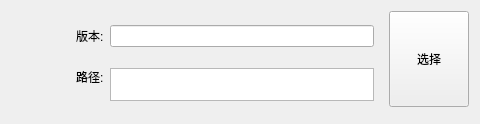
<?xml version="1.0" encoding="UTF-8"?>
<ui version="4.0">
 <class>singleSelectJavaWidget</class>
 <widget class="CardWidget" name="singleSelectJavaWidget">
  <property name="geometry">
   <rect>
    <x>0</x>
    <y>0</y>
    <width>480</width>
    <height>124</height>
   </rect>
  </property>
  <property name="sizePolicy">
   <sizepolicy hsizetype="Fixed" vsizetype="Fixed">
    <horstretch>0</horstretch>
    <verstretch>0</verstretch>
   </sizepolicy>
  </property>
  <property name="minimumSize">
   <size>
    <width>480</width>
    <height>120</height>
   </size>
  </property>
  <property name="maximumSize">
   <size>
    <width>480</width>
    <height>124</height>
   </size>
  </property>
  <property name="windowTitle">
   <string/>
  </property>
  <layout class="QGridLayout" name="gridLayout">
   <item row="0" column="1">
    <widget class="QWidget" name="javaVerWidget" native="true">
     <property name="sizePolicy">
      <sizepolicy hsizetype="Expanding" vsizetype="Fixed">
       <horstretch>0</horstretch>
       <verstretch>0</verstretch>
      </sizepolicy>
     </property>
     <property name="minimumSize">
      <size>
       <width>280</width>
       <height>50</height>
      </size>
     </property>
     <property name="maximumSize">
      <size>
       <width>16777215</width>
       <height>50</height>
      </size>
     </property>
     <layout class="QHBoxLayout" name="horizontalLayout">
      <item>
       <widget class="BodyLabel" name="javaVerTitle">
        <property name="sizePolicy">
         <sizepolicy hsizetype="Fixed" vsizetype="Fixed">
          <horstretch>0</horstretch>
          <verstretch>0</verstretch>
         </sizepolicy>
        </property>
        <property name="text">
         <string>版本:</string>
        </property>
       </widget>
      </item>
      <item>
       <widget class="LineEdit" name="javaVer">
        <property name="readOnly">
         <bool>true</bool>
        </property>
       </widget>
      </item>
     </layout>
    </widget>
   </item>
   <item row="0" column="2" rowspan="3">
    <widget class="PrimaryPushButton" name="finishSelectJavaBtn">
     <property name="sizePolicy">
      <sizepolicy hsizetype="Fixed" vsizetype="Expanding">
       <horstretch>0</horstretch>
       <verstretch>0</verstretch>
      </sizepolicy>
     </property>
     <property name="minimumSize">
      <size>
       <width>0</width>
       <height>0</height>
      </size>
     </property>
     <property name="maximumSize">
      <size>
       <width>16777215</width>
       <height>16777215</height>
      </size>
     </property>
     <property name="text">
      <string>选择</string>
     </property>
    </widget>
   </item>
   <item row="0" column="0" rowspan="4">
    <widget class="PixmapLabel" name="javaPixmapLabel">
     <property name="sizePolicy">
      <sizepolicy hsizetype="Fixed" vsizetype="Fixed">
       <horstretch>0</horstretch>
       <verstretch>0</verstretch>
      </sizepolicy>
     </property>
     <property name="minimumSize">
      <size>
       <width>50</width>
       <height>50</height>
      </size>
     </property>
     <property name="maximumSize">
      <size>
       <width>50</width>
       <height>50</height>
      </size>
     </property>
    </widget>
   </item>
   <item row="1" column="1">
    <widget class="QWidget" name="javaPathWidget" native="true">
     <property name="sizePolicy">
      <sizepolicy hsizetype="Expanding" vsizetype="Fixed">
       <horstretch>0</horstretch>
       <verstretch>0</verstretch>
      </sizepolicy>
     </property>
     <property name="minimumSize">
      <size>
       <width>280</width>
       <height>50</height>
      </size>
     </property>
     <property name="maximumSize">
      <size>
       <width>16777215</width>
       <height>50</height>
      </size>
     </property>
     <layout class="QGridLayout" name="gridLayout_2">
      <property name="sizeConstraint">
       <enum>QLayout::SetMaximumSize</enum>
      </property>
      <item row="1" column="0">
       <widget class="BodyLabel" name="javaPathTitle">
        <property name="sizePolicy">
         <sizepolicy hsizetype="Fixed" vsizetype="Fixed">
          <horstretch>0</horstretch>
          <verstretch>0</verstretch>
         </sizepolicy>
        </property>
        <property name="text">
         <string>路径:</string>
        </property>
       </widget>
      </item>
      <item row="1" column="1" rowspan="2">
       <widget class="TextEdit" name="javaPath">
        <property name="sizePolicy">
         <sizepolicy hsizetype="Expanding" vsizetype="Fixed">
          <horstretch>0</horstretch>
          <verstretch>0</verstretch>
         </sizepolicy>
        </property>
        <property name="minimumSize">
         <size>
          <width>0</width>
          <height>33</height>
         </size>
        </property>
        <property name="maximumSize">
         <size>
          <width>16777215</width>
          <height>33</height>
         </size>
        </property>
        <property name="frameShape">
         <enum>QFrame::StyledPanel</enum>
        </property>
        <property name="frameShadow">
         <enum>QFrame::Sunken</enum>
        </property>
        <property name="readOnly">
         <bool>true</bool>
        </property>
       </widget>
      </item>
     </layout>
    </widget>
   </item>
  </layout>
 </widget>
 <customwidgets>
  <customwidget>
   <class>PushButton</class>
   <extends>QPushButton</extends>
   <header>qfluentwidgets</header>
  </customwidget>
  <customwidget>
   <class>PrimaryPushButton</class>
   <extends>PushButton</extends>
   <header>qfluentwidgets</header>
  </customwidget>
  <customwidget>
   <class>PixmapLabel</class>
   <extends>QLabel</extends>
   <header>qfluentwidgets</header>
  </customwidget>
  <customwidget>
   <class>CardWidget</class>
   <extends>QFrame</extends>
   <header>qfluentwidgets</header>
   <container>1</container>
  </customwidget>
  <customwidget>
   <class>BodyLabel</class>
   <extends>QLabel</extends>
   <header>qfluentwidgets</header>
  </customwidget>
  <customwidget>
   <class>LineEdit</class>
   <extends>QLineEdit</extends>
   <header>qfluentwidgets</header>
  </customwidget>
  <customwidget>
   <class>TextEdit</class>
   <extends>QTextEdit</extends>
   <header>qfluentwidgets</header>
  </customwidget>
 </customwidgets>
 <resources/>
 <connections/>
</ui>
